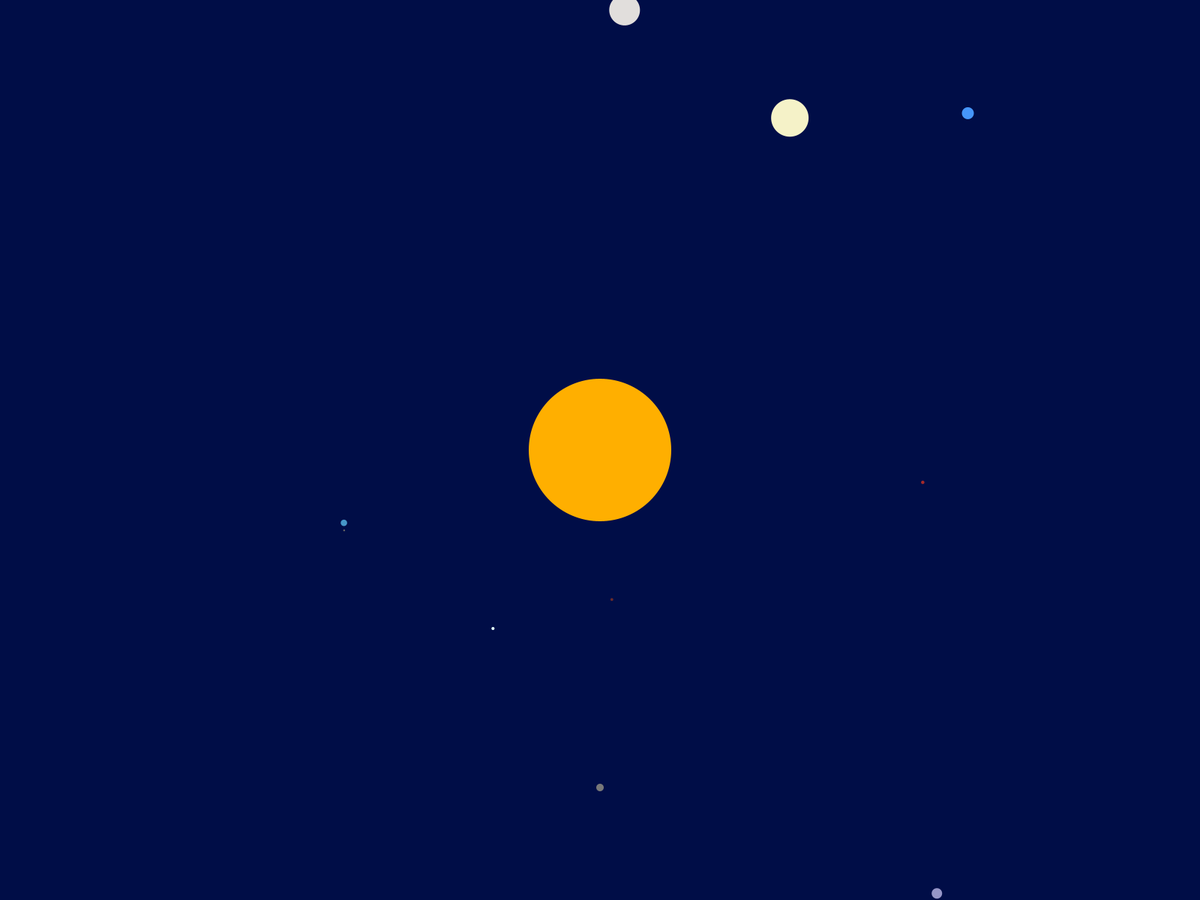
Frame 1 (no input)
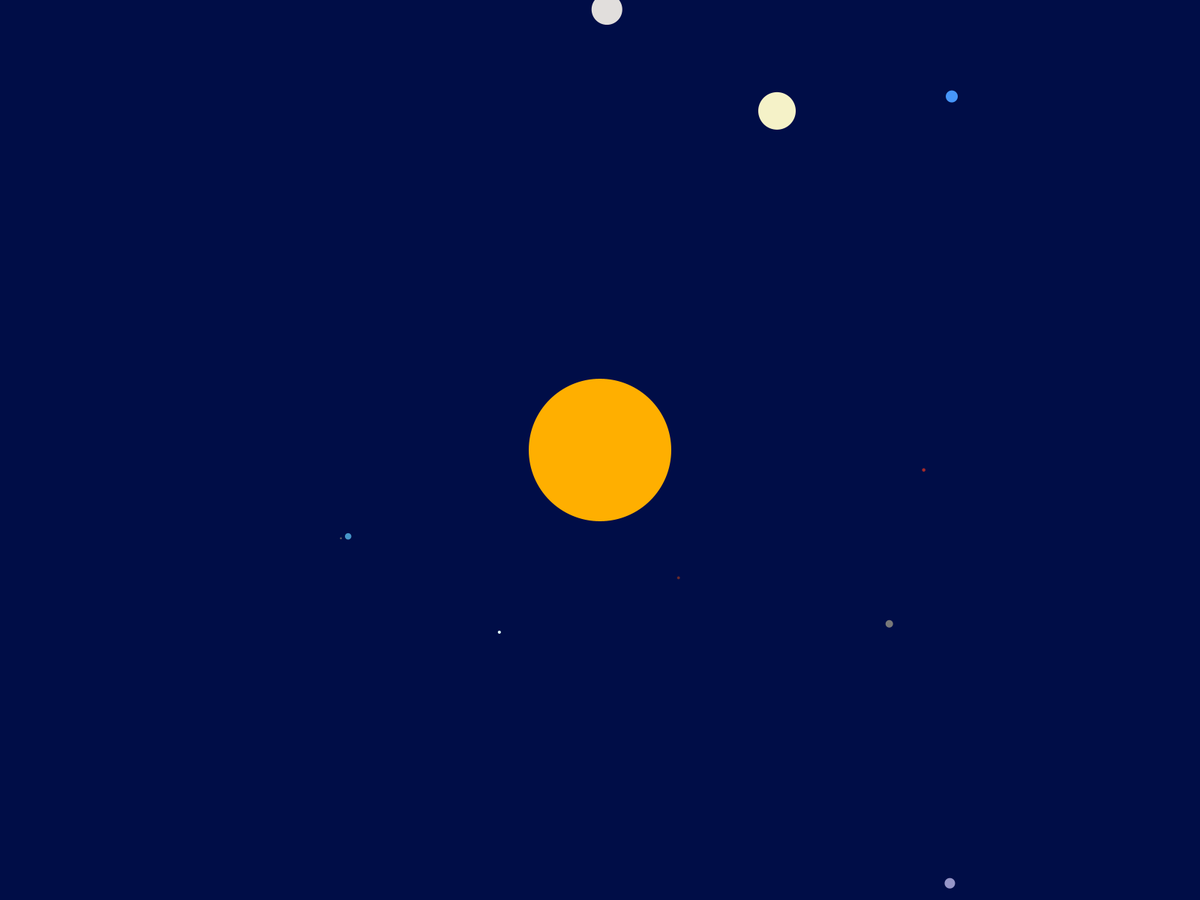
Frame 60 (the mouse pressed at the canvas centre just before this capture)
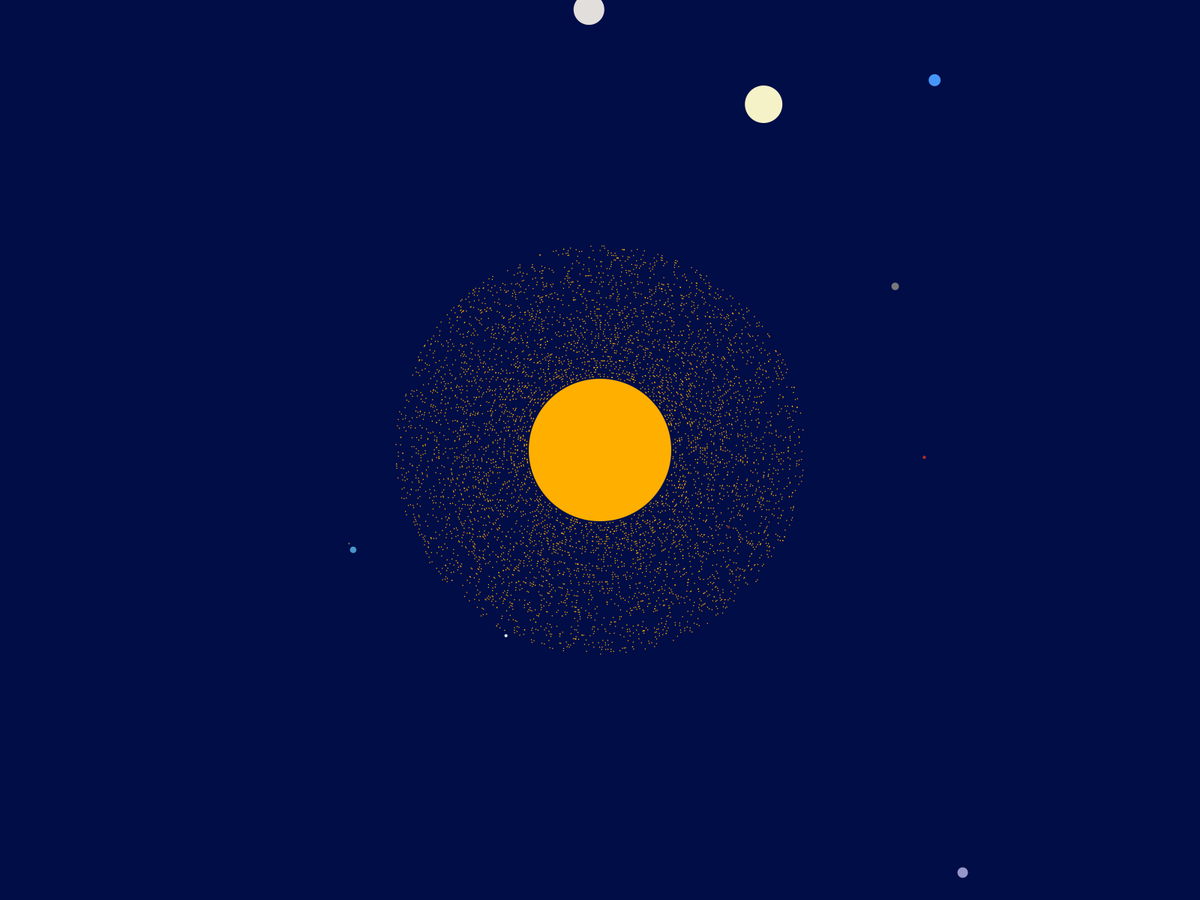
Frame 120 (the mouse held since frame 60 and released just before this capture)

The Processing sketch that drew these frames (run headless with seeded random() and noise(); from frame 60 on, the mouse is pressed at the canvas centre):

// Processing sketch: OurSolarSystem
// ── OurSolarSystem.pde
float rotate = 0; // incremental position of second minute / earth
float mRotate = 0;  // incremental position of millisecond clock / moon
float x, y; // float values for position of earth

float earthMoonX, earthMoonY; 
float marsMoonX, marsMoonY;
float jupiterMoonX,jupiterMoonY;

float startingEnergy = 190;

int numPlanets = 8;

float lowerPlanetBound = 200;
float upperPlanetBound = 820;

int numJupiterMoons = 20;
float outerOrbit = 115;
float innerOrbit = 25;

///////////////////////////////////////////////////////////////////////////////////////////////////////
//---------------------------------------------------------------------------------------------------//
///////////////////////////////////////////////////////////////////////////////////////////////////////

class starSun{
  //Num of particles made per frame;
  float particlesMade = 100;
 //Setting the amount of particles it can have
  float sunCurrentEnergy;
  //Constructor for the class
  starSun(){
    //Setting the global to the current energy, and only changing the Current variable
     this.sunCurrentEnergy = startingEnergy;
  }
  void update(){
   //CONDITIONS
   //Capturing radius as the starting energy
 
  if (mousePressed){
    if (pow(mouseX-width/2,2)+pow(mouseY-height/2,2) <= pow(this.sunCurrentEnergy, 2)/4);
     //starting at 0, but adding a size of +1 to start at 1, when moving though, need to change indexes after that in the list
     for (int i = 0; i < particlesMade; i++) emitterList.add(new emitter(width/2, height/2, this.sunCurrentEnergy/2));
     // check to see if hit by emitters for Super(tm) sun punish!
     for (int i = 0; i < emitterList.size(); i++) {
      emitter tmp = emitterList.get(i);
      if (pow(tmp.x, 2) + pow(tmp.y, 2) <= pow(this.sunCurrentEnergy, 2)) {
        emitterList.remove(i);
      }
     }
  }
  //Solar Wave
  else if (random(10000) < 25){
    
  for (int i = 0; i < 4500; i++) emitterList.add(new emitter(width/2, height/2, this.sunCurrentEnergy/4));
     // check to see if hit by emitters for Super(tm) sun punish!
     for (int i = 0; i < emitterList.size(); i++) {
      emitter tmp = emitterList.get(i);
     }
    }
  }
  void draw(){
    //color change
    //starting color is black
    fill(255, 175, 0);
    ellipse(width/2,height/2,this.sunCurrentEnergy,this.sunCurrentEnergy);
    
  } 
}

float arctan(float x, float y) {
  if (x > 0 && y < 0) return atan(y/x);
  if (x > 0 && y > 0) return 2*PI - atan(-y/x);
  if (x < 0 && y < 0) return PI + atan(y/x);
  else return PI + atan(y/x);
}
ArrayList<planetAgent> planetList = new ArrayList();
class planetAgent{
  
  float radius;
  float planetSize;
  float planetSpeed;
  float x;
  float y;
  float moonX;
  float moonY;
  color colOR;
  int planNumber;
  
  //This Will all be done with a moonAgent in the future, for now i'm lazy
  boolean moonEarth;
  boolean jupiterMoon;
  
  planetAgent(int index, float lowerPlanetBound, float upperPlanetBound){
    this.planNumber = index;
    this.colOR = color(random(50,200), random(50,200), random(50,200));
    float angle = random(2*PI);
    float CX = cos(angle);
    float SX = sin(angle);
    this.radius = (upperPlanetBound - lowerPlanetBound)*index/numPlanets + lowerPlanetBound;
    this.planetSize = random(5,20);
    this.x = this.radius*CX;
    this.y = this.radius*SX;
    
  }
  void update(){
    float angle = arctan(this.x, this.y);
    this.x = this.radius*cos(angle + planetSpeed);
    this.y = this.radius*sin(angle + planetSpeed);
    //Mercury
    if (this.planNumber == 0){
      this.planetSpeed = -0.008;
      this.planetSize = 3.85231;
      this.colOR = color(105,42,42);

    }
    //Venus
    else if (this.planNumber == 1){
      this.planetSpeed = -0.0006;
      this.planetSize = 4.1231;
      this.colOR = color(225,252,250);
    }
    //Earth
    else if (this.planNumber == 2){
      this.planetSpeed = -0.0009;
      this.planetSize = 8.64231;
      this.colOR = color(70, 150, 200);
      moonEarth = true;
    }
    //Mars
    else if (this.planNumber == 3){
      this.planetSpeed = -0.00065;
      this.planetSize = 4.54231;
      this.colOR = color(165,42,42);
      
    }
    //Jupiter
    else if (this.planNumber == 4){
      jupiterMoon = true;
      float jupX = this.x + width/2;
      float jupY = this.y + height/2;
      for (int i = 0; i < numJupiterMoons; i++) moonList.add(new moonAgent(i, innerOrbit, outerOrbit, jupX,jupY));
      this.planetSpeed = -0.00065;
      this.planetSize = 50;
      this.colOR = color(245,242,200);
      
    }
    //Saturn
    else if (this.planNumber == 5){
      this.planetSpeed = -0.00068;
      this.planetSize = 41;
      this.colOR = color(225,222,220);
      
    }
    //Uranus
    else if (this.planNumber == 6){
      this.planetSpeed = -0.00079;
      this.planetSize = 16;
      this.colOR = color(70, 150, 250);
      
    }
    //Neptune
    else if (this.planNumber == 7){
      this.planetSpeed = -0.0005;
      this.planetSize = 14;
      this.colOR = color(150, 150, 200);
      
    }
   for (int i = 0; i < emitterList.size(); i++) {
      emitter tmp = emitterList.get(i);
      if (pow(tmp.x - this.x - width/2, 2) + pow(tmp.y - this.y - height/2, 2) <= pow(this.planetSize/2, 2)) {
        emitterList.remove(i);
        this.planetSize += 0.000005;
      }
    }
    
    
  }
  void draw(){
    fill(this.colOR);
    ellipse(this.x + width/2,this.y + height/2,this.planetSize,this.planetSize);
   mRotate += TWO_PI/600;
   if (moonEarth ==true){
    fill(100); // defines fill color for shape
    ellipse(this.x + width/2 + sin(mRotate) * 10,this.y + height/2 + cos(mRotate) * 10  , 2.5, 2.5); 
   }
  }
}
///////////////////////////////////////////////////////////////////////////////////////////////////////
//---------------------------------------------------------------------------------------------------//
///////////////////////////////////////////////////////////////////////////////////////////////////////

ArrayList<moonAgent> moonList = new ArrayList();

class moonAgent{
  float radius;
  float moonSize;
  float moonSpeed;
  float moonX;
  float moonY;
  color colOR;
  float moonRotate;
  float planetX,planetY;
  
  moonAgent(int index, float outerOrbit, float innerOrbit, float jupX, float jupY){
    this.radius = (outerOrbit - innerOrbit)*index/numJupiterMoons + innerOrbit;
    this.planetX = jupX;
    this.planetY = jupY;
    this.moonX = radius*(jupX + sin(mRotate) * 10);
    this.moonY = radius*(jupY +cos(mRotate) * 10);
    
  }
  void update(){
    moonRotate += TWO_PI/600;
    this.moonX = radius*(planetX + sin(mRotate) * 10);
    this.moonY = radius*(planetY +cos(mRotate) * 10); 
  }
  void draw(){
    fill(255); // defines fill color for shape
    ellipse(moonX,moonY, 100.5, 100.5); // draws ellipse / moon
  }
  
}


///////////////////////////////////////////////////////////////////////////////////////////////////////
//---------------------------------------------------------------------------------------------------//
///////////////////////////////////////////////////////////////////////////////////////////////////////

//Casting an Arraylist as the class, calling emits to create new list
ArrayList<emitter> emitterList = new ArrayList();

class emitter {
    //declaring variables of the particle to be emitted
    float Vx,Vy,x,y,rad;
    //Constructor for a new instance of a new particle
    emitter(float xCenter, float yCenter, float radius) {
      float speedMag = 3;
      float angle = random(2*PI);
      float CX = cos(angle);
      float SX = sin(angle);
      x = radius*CX + xCenter;
      y = radius*SX + yCenter;
      Vx = speedMag*CX;
      Vy = speedMag*SX;
      rad = 1.5;
    }
    
    int search(float X, float Y, float Vx, float Vy) {
      for (int i = 0; i < emitterList.size(); i++) {
       emitter tmp = emitterList.get(i);
       if (tmp.x == X && tmp.y == Y && tmp.Vx == Vx && tmp.Vy == Vy) return i;
      }
      // This case should never get called, throw a sentinel value
      return -1;
    }
    
    //changing the position of the emitted particle, based on velocity
    void update() {
      x += Vx;
      y += Vy;
      fill(255, 175, 0);
      //checking if the particle is offscreen
      if (x < 0 || x > width || y < 0 || y > height) {
        //Find index of this instance (its index)
        //adjust the arrays if the particle is gone
        int index = this.search(this.x, this.y, this.Vx, this.Vy);
        // emitter.remove(index) to remove this element from the list (since it is out of view)
        emitterList.remove(index);
        } 
      } 
    
    // drawing the particle
    void draw() {
      noFill();     
      fill(255, 175, 0);
      ellipse(x,y,rad,rad);
      
   }
}


///////////////////////////////////////////////////////////////////////////////////////////////////////
//---------------------------------------------------------------------------------------------------//
///////////////////////////////////////////////////////////////////////////////////////////////////////
starSun sun;

void setup() {
  noStroke();
  frameRate(60);
  sun = new starSun();
  fullScreen();
  
  for (int i = 0; i < numPlanets; i++) planetList.add(new planetAgent(i, lowerPlanetBound, upperPlanetBound));

}

float aBelt;
float aX;
float aY;
void draw () {
  background(0,13,71); 

  for (int i = 0; i < emitterList.size(); i++){
           //drawing a particle and updating
           emitter tmp = emitterList.get(i);
           tmp.update();
           tmp.draw();
  }  
 
  for (int i = 0; i < planetList.size(); i++ ) {
    planetAgent tmp = planetList.get(i);
    tmp.update();
    tmp.draw();
  }
  sun.update();
  sun.draw();
  
  for (int i = 0; i < moonList.size(); i++ ) {
    moonAgent tmp = moonList.get(i);
    tmp.update();
    tmp.draw();
  }
  
  x = width/2 + (sin(aBelt) * 450);
  y = height/2 + (cos(aBelt) * 450);
  //Asteroid Belt, will make it it's own class in the futre, but im lazy
  fill(120);
  ellipse(x,y,10,10);
  
  aBelt += TWO_PI/360; 
  
}
